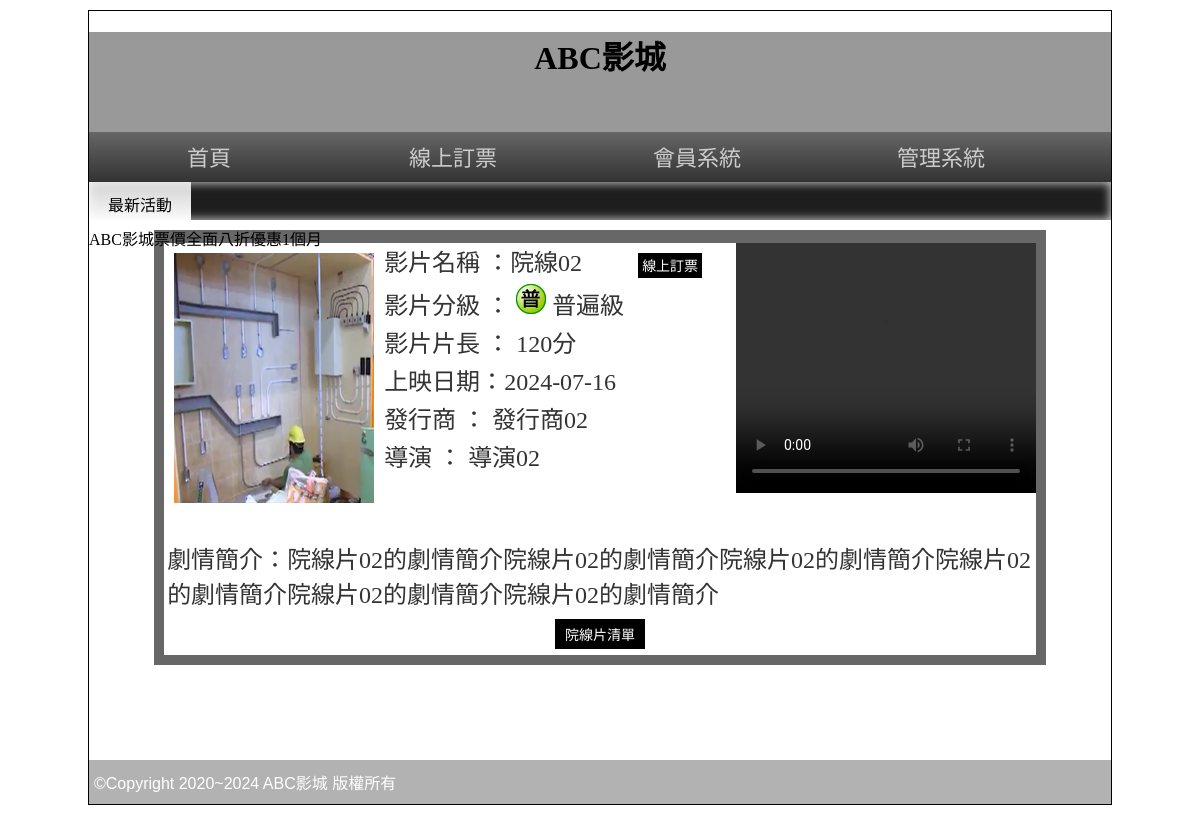
The app's page /?do=intro&id=2, older data.
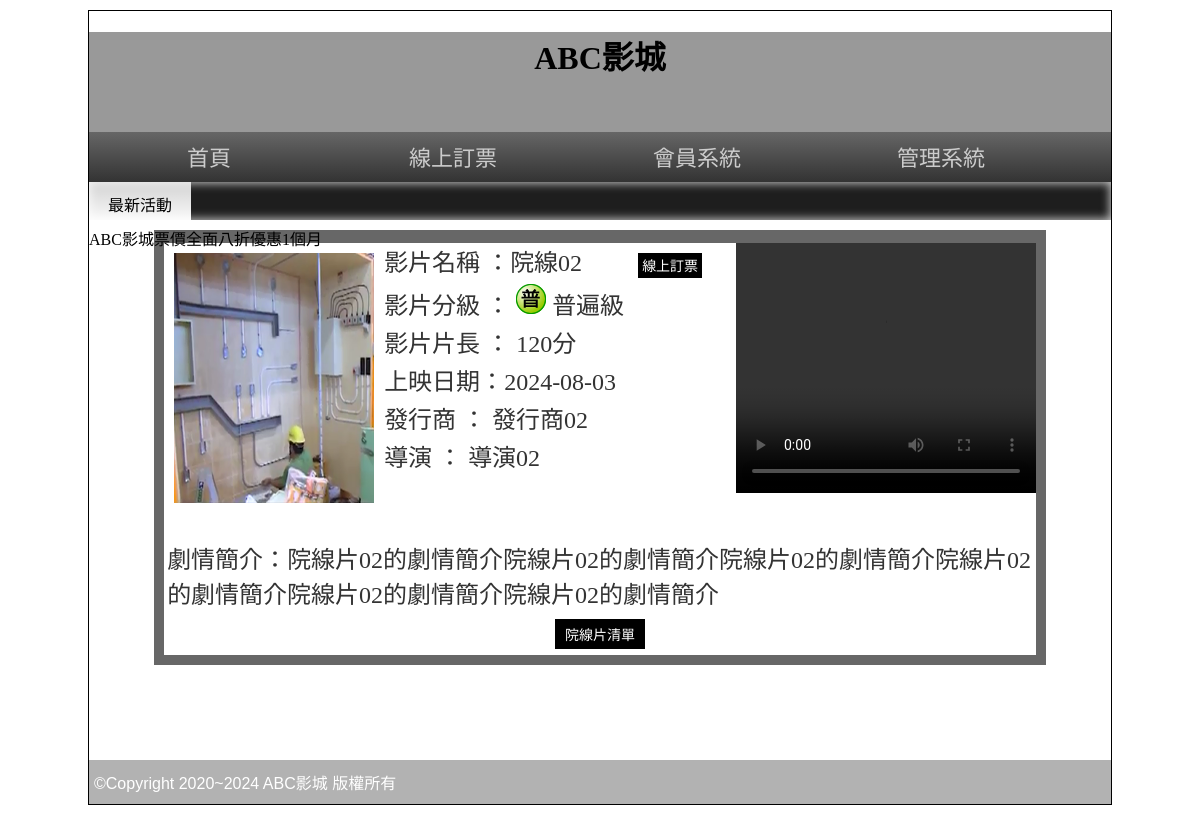
The same page, newer data.
### tables this page shows
CREATE TABLE `movies` (
  `id` int(10) UNSIGNED NOT NULL,
  `name` text NOT NULL,
  `level` int(1) NOT NULL,
  `length` int(10) NOT NULL,
  `ondate` date NOT NULL,
  `publish` text NOT NULL,
  `director` text NOT NULL,
  `trailer` text NOT NULL,
  `poster` text NOT NULL,
  `intro` text NOT NULL,
  `sh` int(1) NOT NULL,
  `rank` int(10) NOT NULL
);

### api/base.php (called while the page is built, shortened)
<?php
$level = [
    '1' => '普遍級',
    '2' => '保護級',
    '3' => '輔導級',
    '4' => '限制級',
];
class DB
{
    protected $table;
    protected $dsn = "mysql:host=localhost;charset=utf8;dbname=db06";
    protected $pdo;
    public function __construct($table)
    {
        $this->table = $table;
        $this->pdo = new PDO($this->dsn, 'root', '');
    }
    public function find($arg)
    {
        $sql = "select * from `$this->table` ";
        if (is_array($arg)) {
            $tmp = $this->a2s($arg);
            $sql .= " where " . join(" && ", $tmp);
        } else {
            $sql .= " where `id`='$arg'";
        }
        return $this->pdo->query($sql)->fetch(PDO::FETCH_ASSOC);
    }
}
$Movie = new DB("movies");

### front/intro.php (the view)
<?php
$movie = $Movie->find($_GET['id']);
?>
<div class="tab rb" style="width:87%;">
  <div style="background:#FFF; width:100%; color:#333; text-align:left">
    <video src="images/<?= $movie['trailer']; ?>" width="300px" height="250px" controls="" style="float:right;"></video>
    <font style="font-size:24px"> <img src="images/<?= $movie['poster']; ?>" width="200px" height="250px" style="margin:10px; float:left">
      <p style="margin:3px">影片名稱 ：<?= $movie['name']; ?>
        <input type="button" value="線上訂票" onclick="location.href='?do=order&id=<?= $movie['id']; ?>'" style="margin-left:50px; padding:2px 4px" class="b2_btu">
      </p>
      <p style="margin:3px">影片分級 ： <img src="icon/03C0<?= $movie['level']; ?>.png" style="display:inline-block;">
        <?= $level[$movie['level']]; ?>
      </p>
      <p style="margin:3px">影片片長 ： <?= $movie['length']; ?>分</p>
      <p style="margin:3px">上映日期：<?= $movie['ondate']; ?></p>
      <p style="margin:3px">發行商 ： <?= $movie['publish']; ?></p>
      <p style="margin:3px">導演 ： <?= $movie['director']; ?></p>
      <br>
      <br>
      <p style="margin:10px 3px 3px 3px; word-break:break-all"> 劇情簡介：<?= $movie['intro']; ?><br>
      </p>
    </font>
    <table width="100%" border="0">
      <tbody>
        <tr>
          <td align="center"><input type="button" value="院線片清單" onclick="location.href='?do=main'"></td>
        </tr>
      </tbody>
    </table>
  </div>
</div>

### index.php (shortened to what this page needs)
<?php include_once "api/base.php"; ?>
<!DOCTYPE html PUBLIC "-//W3C//DTD XHTML 1.0 Transitional//EN" "http://www.w3.org/TR/xhtml1/DTD/xhtml1-transitional.dtd">
<html xmlns="http://www.w3.org/1999/xhtml">
<head>
  <link rel="stylesheet" href="css/css.css">
  <link href="css/s2.css" rel="stylesheet" type="text/css">
</head>
<body>
  <div id="main">
    <div id="top" class="ct" style=" background:#999 center; background-size:cover; " title="替代文字">
      <h1>ABC影城</h1>
    </div>
    <div id="top2">
      <a href="index.php">首頁</a>
      <a href="?do=order">線上訂票</a>
      <a href="#">會員系統</a>
      <a href="admin.php">管理系統</a>
    </div>
    <div id="text"> <span class="ct">最新活動</span>
      <marquee direction="right">
        ABC影城票價全面八折優惠1個月
      </marquee>
    </div>
    <div id="mm">
      <?php
      $do = $_GET['do'] ?? 'main';
      $file = "front/{$do}.php";
      if (file_exists($file)) {
        include $file;
      } else {
        include 'front/main.php';
      }
      ?>
    </div>
    <div id="bo"> ©Copyright 2020~2024 ABC影城 版權所有 </div>
  </div>
</body>
</html>

### css/css.css (style rules this page uses)
body { background:url(../icon/b.png); font-family:微軟正黑體; }
input[type='button'],input[type='submit'],input[type='reset'],button,.button { min-width:50px; min-height:25px; background:#000; color:#fff; border:none; cursor:pointer; font-size:14px; text-decoration:none; padding:5px 10px; margin:3px 6px; }
#main { width:1022px; min-height:766px; border:#000 1px solid; margin:10px auto 10px auto; }
#top { display:block; height:100px; }
#top2 { display:block; height:50px; background: -webkit-linear-gradient(top,#666,#333); background: -ms-linear-gradient(top,#666,#333); background: -moz-linear-gradient(top,#666,#333); background: linear-gradient(top,#666,#333); }
#top2 a { display:inline-block; width:200px; padding:12px 20px 12px 20px; text-align:center; color:#ccc; text-decoration:none; font:normal 22px/26px Open Sans,'微軟正黑體'; transition:all ease-in .3s; }
#text { display:block; height:38px; box-shadow:#CCC 0px 0px 10px 1px inset; background-color: #1e1e1e; }
#text span { width:10%; display:inline-block; padding:10px 0px 10px 0px; vertical-align:top; background: -ms-linear-gradient(top,rgba(255,255,255,0.8),rgba(255,255,255,1)); background: -webkit-linear-gradient(top,rgba(255,255,255,0.8),rgba(255,255,255,1)); background: -moz-linear-gradient(top,rgba(255,255,255,0.8),rgba(255,255,255,1)); background: linear-gradient(top,rgba(255,255,255,0.8),rgba(255,255,255,1)); }
#mm { padding:10px; min-height:520px; }
#bo { padding:10px 5px 10px 5px; min-height:20px; display:block; color:#FFF; font-family:Arial, Helvetica, sans-serif,'微軟正黑體'; font-weight:500; background:rgba(0,0,0,0.3); }
.ct { text-align:center; }
.rb { background:rgba(39,39,39,0.7); color:rgba(255,255,255,0.9); }
.tab { width:80%; display:block; margin-left:auto; margin-right:auto; min-height:100px; padding:10px; }

Row changes from the older to the newer data that the page shows:
changed movies "院線02": ondate "2024-07-16" → "2024-08-03"
